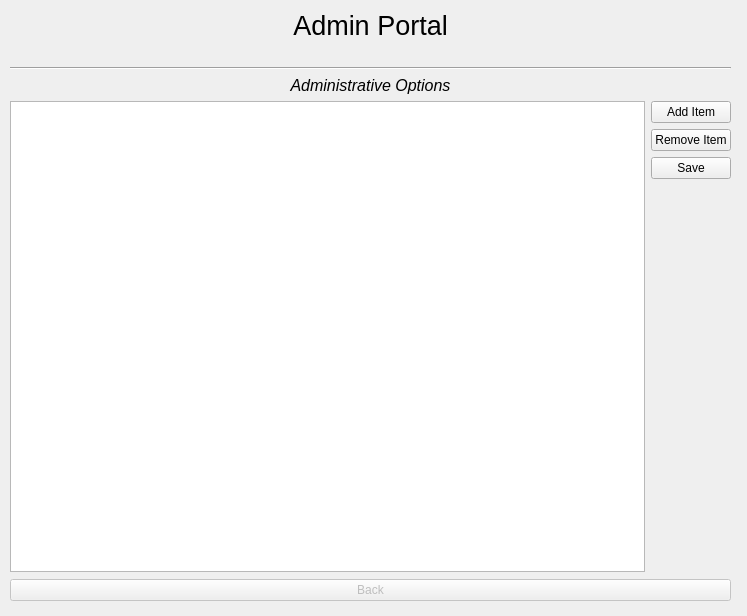
<?xml version="1.0" encoding="UTF-8"?>
<ui version="4.0">
 <class>adminView</class>
 <widget class="QMainWindow" name="adminView">
  <property name="geometry">
   <rect>
    <x>0</x>
    <y>0</y>
    <width>747</width>
    <height>616</height>
   </rect>
  </property>
  <property name="windowTitle">
   <string>MainWindow</string>
  </property>
  <widget class="QWidget" name="centralwidget">
   <widget class="QWidget" name="layoutWidget">
    <property name="geometry">
     <rect>
      <x>10</x>
      <y>10</y>
      <width>721</width>
      <height>591</height>
     </rect>
    </property>
    <layout class="QVBoxLayout" name="verticalLayout_2">
     <item>
      <layout class="QVBoxLayout" name="verticalLayout_4"/>
     </item>
     <item>
      <widget class="QLabel" name="welcomeLabel">
       <property name="font">
        <font>
         <pointsize>20</pointsize>
        </font>
       </property>
       <property name="text">
        <string>Admin Portal</string>
       </property>
       <property name="alignment">
        <set>Qt::AlignCenter</set>
       </property>
      </widget>
     </item>
     <item>
      <widget class="QLabel" name="usernameLabel">
       <property name="text">
        <string/>
       </property>
       <property name="alignment">
        <set>Qt::AlignCenter</set>
       </property>
      </widget>
     </item>
     <item>
      <widget class="Line" name="line_2">
       <property name="orientation">
        <enum>Qt::Horizontal</enum>
       </property>
      </widget>
     </item>
     <item>
      <widget class="QLabel" name="label">
       <property name="font">
        <font>
         <pointsize>12</pointsize>
         <italic>true</italic>
        </font>
       </property>
       <property name="text">
        <string>Administrative Options</string>
       </property>
       <property name="alignment">
        <set>Qt::AlignCenter</set>
       </property>
      </widget>
     </item>
     <item>
      <widget class="QStackedWidget" name="stackedWidget">
       <property name="currentIndex">
        <number>5</number>
       </property>
       <widget class="QWidget" name="mainPage">
        <property name="sizePolicy">
         <sizepolicy hsizetype="Maximum" vsizetype="Maximum">
          <horstretch>0</horstretch>
          <verstretch>0</verstretch>
         </sizepolicy>
        </property>
        <layout class="QVBoxLayout" name="verticalLayout_3">
         <item>
          <layout class="QHBoxLayout" name="horizontalLayout">
           <item>
            <layout class="QVBoxLayout" name="verticalLayout">
             <property name="spacing">
              <number>15</number>
             </property>
             <item>
              <widget class="QPushButton" name="editUsersButton">
               <property name="sizePolicy">
                <sizepolicy hsizetype="Expanding" vsizetype="Expanding">
                 <horstretch>0</horstretch>
                 <verstretch>0</verstretch>
                </sizepolicy>
               </property>
               <property name="text">
                <string>Edit Users Table</string>
               </property>
              </widget>
             </item>
             <item>
              <widget class="QPushButton" name="editFacultyButton">
               <property name="sizePolicy">
                <sizepolicy hsizetype="Expanding" vsizetype="Expanding">
                 <horstretch>0</horstretch>
                 <verstretch>0</verstretch>
                </sizepolicy>
               </property>
               <property name="text">
                <string>Edit Faculty Table</string>
               </property>
              </widget>
             </item>
             <item>
              <widget class="QPushButton" name="editStudentsButton">
               <property name="sizePolicy">
                <sizepolicy hsizetype="Expanding" vsizetype="Expanding">
                 <horstretch>0</horstretch>
                 <verstretch>0</verstretch>
                </sizepolicy>
               </property>
               <property name="text">
                <string>Edit Students Table</string>
               </property>
              </widget>
             </item>
             <item>
              <widget class="QPushButton" name="editRecordsButton">
               <property name="sizePolicy">
                <sizepolicy hsizetype="Expanding" vsizetype="Expanding">
                 <horstretch>0</horstretch>
                 <verstretch>0</verstretch>
                </sizepolicy>
               </property>
               <property name="text">
                <string>Edit Records Table</string>
               </property>
              </widget>
             </item>
             <item>
              <widget class="QPushButton" name="editClassesButton">
               <property name="sizePolicy">
                <sizepolicy hsizetype="Expanding" vsizetype="Expanding">
                 <horstretch>0</horstretch>
                 <verstretch>0</verstretch>
                </sizepolicy>
               </property>
               <property name="text">
                <string>Edit Classes Table</string>
               </property>
              </widget>
             </item>
             <item>
              <widget class="QPushButton" name="changePasswordButton">
               <property name="sizePolicy">
                <sizepolicy hsizetype="Expanding" vsizetype="Expanding">
                 <horstretch>0</horstretch>
                 <verstretch>0</verstretch>
                </sizepolicy>
               </property>
               <property name="text">
                <string>Change Password</string>
               </property>
              </widget>
             </item>
             <item>
              <widget class="QPushButton" name="logoutButton">
               <property name="sizePolicy">
                <sizepolicy hsizetype="Expanding" vsizetype="Expanding">
                 <horstretch>0</horstretch>
                 <verstretch>0</verstretch>
                </sizepolicy>
               </property>
               <property name="font">
                <font>
                 <weight>75</weight>
                 <bold>true</bold>
                </font>
               </property>
               <property name="text">
                <string>Logout</string>
               </property>
              </widget>
             </item>
            </layout>
           </item>
          </layout>
         </item>
        </layout>
       </widget>
       <widget class="QWidget" name="viewSchedule">
        <property name="sizePolicy">
         <sizepolicy hsizetype="Maximum" vsizetype="Maximum">
          <horstretch>0</horstretch>
          <verstretch>0</verstretch>
         </sizepolicy>
        </property>
        <layout class="QVBoxLayout" name="verticalLayout_7">
         <item>
          <layout class="QVBoxLayout" name="verticalLayout_6">
           <item>
            <spacer name="verticalSpacer_2">
             <property name="orientation">
              <enum>Qt::Vertical</enum>
             </property>
             <property name="sizeHint" stdset="0">
              <size>
               <width>20</width>
               <height>40</height>
              </size>
             </property>
            </spacer>
           </item>
           <item>
            <widget class="QLabel" name="scheduleLabel">
             <property name="font">
              <font>
               <pointsize>12</pointsize>
              </font>
             </property>
             <property name="midLineWidth">
              <number>4</number>
             </property>
             <property name="text">
              <string>Current Student Semester Schedule</string>
             </property>
             <property name="alignment">
              <set>Qt::AlignCenter</set>
             </property>
            </widget>
           </item>
           <item>
            <widget class="QTextEdit" name="semesterScheduleView">
             <property name="enabled">
              <bool>false</bool>
             </property>
             <property name="font">
              <font>
               <pointsize>12</pointsize>
              </font>
             </property>
            </widget>
           </item>
           <item>
            <spacer name="verticalSpacer">
             <property name="orientation">
              <enum>Qt::Vertical</enum>
             </property>
             <property name="sizeHint" stdset="0">
              <size>
               <width>20</width>
               <height>40</height>
              </size>
             </property>
            </spacer>
           </item>
           <item>
            <widget class="Line" name="line">
             <property name="orientation">
              <enum>Qt::Horizontal</enum>
             </property>
            </widget>
           </item>
          </layout>
         </item>
        </layout>
       </widget>
       <widget class="QWidget" name="manageSchedule">
        <layout class="QVBoxLayout" name="verticalLayout_10">
         <item>
          <layout class="QGridLayout" name="gridLayout_2">
           <item row="0" column="1">
            <widget class="QPushButton" name="addClassButton">
             <property name="text">
              <string>Add Class</string>
             </property>
            </widget>
           </item>
           <item row="1" column="1">
            <widget class="QPushButton" name="removeClassButton">
             <property name="text">
              <string>Remove Class</string>
             </property>
            </widget>
           </item>
           <item row="0" column="0" rowspan="3">
            <widget class="QTableView" name="manageClassesView"/>
           </item>
          </layout>
         </item>
        </layout>
       </widget>
       <widget class="QWidget" name="viewClasses">
        <layout class="QVBoxLayout" name="verticalLayout_8">
         <item>
          <layout class="QGridLayout" name="gridLayout">
           <item row="0" column="1">
            <widget class="QComboBox" name="classesSearchBox">
             <property name="sizePolicy">
              <sizepolicy hsizetype="Expanding" vsizetype="Preferred">
               <horstretch>0</horstretch>
               <verstretch>0</verstretch>
              </sizepolicy>
             </property>
             <property name="font">
              <font>
               <pointsize>10</pointsize>
              </font>
             </property>
            </widget>
           </item>
           <item row="0" column="3">
            <widget class="QPushButton" name="searchButton">
             <property name="font">
              <font>
               <pointsize>10</pointsize>
              </font>
             </property>
             <property name="text">
              <string>Submit</string>
             </property>
            </widget>
           </item>
           <item row="2" column="1">
            <spacer name="verticalSpacer_3">
             <property name="orientation">
              <enum>Qt::Vertical</enum>
             </property>
             <property name="sizeType">
              <enum>QSizePolicy::Minimum</enum>
             </property>
             <property name="sizeHint" stdset="0">
              <size>
               <width>20</width>
               <height>40</height>
              </size>
             </property>
            </spacer>
           </item>
           <item row="0" column="0">
            <widget class="QLabel" name="searchLabel">
             <property name="sizePolicy">
              <sizepolicy hsizetype="Expanding" vsizetype="Minimum">
               <horstretch>0</horstretch>
               <verstretch>0</verstretch>
              </sizepolicy>
             </property>
             <property name="font">
              <font>
               <pointsize>10</pointsize>
              </font>
             </property>
             <property name="text">
              <string>Search: </string>
             </property>
             <property name="alignment">
              <set>Qt::AlignCenter</set>
             </property>
            </widget>
           </item>
           <item row="3" column="0" colspan="4">
            <widget class="QTableView" name="classesView"/>
           </item>
           <item row="1" column="0" colspan="4">
            <widget class="Line" name="line_3">
             <property name="orientation">
              <enum>Qt::Horizontal</enum>
             </property>
            </widget>
           </item>
           <item row="0" column="2">
            <widget class="QLineEdit" name="searchClassesInput">
             <property name="sizePolicy">
              <sizepolicy hsizetype="Expanding" vsizetype="Minimum">
               <horstretch>0</horstretch>
               <verstretch>0</verstretch>
              </sizepolicy>
             </property>
             <property name="font">
              <font>
               <pointsize>10</pointsize>
              </font>
             </property>
            </widget>
           </item>
          </layout>
         </item>
        </layout>
       </widget>
       <widget class="QWidget" name="changePassword">
        <layout class="QVBoxLayout" name="verticalLayout_9">
         <item>
          <layout class="QFormLayout" name="formLayout">
           <item row="1" column="0">
            <widget class="QLabel" name="currentPasswordLabel">
             <property name="font">
              <font>
               <pointsize>12</pointsize>
              </font>
             </property>
             <property name="text">
              <string>Current Password: </string>
             </property>
            </widget>
           </item>
           <item row="2" column="0" colspan="2">
            <widget class="Line" name="line_4">
             <property name="orientation">
              <enum>Qt::Horizontal</enum>
             </property>
            </widget>
           </item>
           <item row="3" column="0">
            <widget class="QLabel" name="newPasswordLabel">
             <property name="font">
              <font>
               <pointsize>12</pointsize>
              </font>
             </property>
             <property name="text">
              <string>New Password: </string>
             </property>
            </widget>
           </item>
           <item row="1" column="1">
            <widget class="QLineEdit" name="currentPasswordField">
             <property name="inputMethodHints">
              <set>Qt::ImhHiddenText|Qt::ImhNoAutoUppercase|Qt::ImhNoPredictiveText|Qt::ImhSensitiveData</set>
             </property>
             <property name="echoMode">
              <enum>QLineEdit::Password</enum>
             </property>
            </widget>
           </item>
           <item row="3" column="1">
            <widget class="QLineEdit" name="newPasswordField">
             <property name="inputMethodHints">
              <set>Qt::ImhHiddenText|Qt::ImhNoAutoUppercase|Qt::ImhNoPredictiveText|Qt::ImhSensitiveData</set>
             </property>
             <property name="echoMode">
              <enum>QLineEdit::Password</enum>
             </property>
            </widget>
           </item>
           <item row="4" column="0">
            <widget class="QLabel" name="verifyNewPasswordLabel">
             <property name="font">
              <font>
               <pointsize>12</pointsize>
              </font>
             </property>
             <property name="text">
              <string>Verify New Password: </string>
             </property>
            </widget>
           </item>
           <item row="4" column="1">
            <widget class="QLineEdit" name="verifyNewPasswordField">
             <property name="inputMethodHints">
              <set>Qt::ImhHiddenText|Qt::ImhNoAutoUppercase|Qt::ImhNoPredictiveText|Qt::ImhSensitiveData</set>
             </property>
             <property name="echoMode">
              <enum>QLineEdit::Password</enum>
             </property>
            </widget>
           </item>
           <item row="5" column="1">
            <widget class="QPushButton" name="submitButton">
             <property name="font">
              <font>
               <pointsize>10</pointsize>
              </font>
             </property>
             <property name="text">
              <string>Submit</string>
             </property>
            </widget>
           </item>
           <item row="0" column="1">
            <spacer name="verticalSpacer_4">
             <property name="orientation">
              <enum>Qt::Vertical</enum>
             </property>
             <property name="sizeHint" stdset="0">
              <size>
               <width>0</width>
               <height>150</height>
              </size>
             </property>
            </spacer>
           </item>
           <item row="6" column="0" colspan="2">
            <widget class="QLabel" name="passwordChangeStatusLabel">
             <property name="font">
              <font>
               <pointsize>10</pointsize>
              </font>
             </property>
             <property name="text">
              <string/>
             </property>
            </widget>
           </item>
          </layout>
         </item>
        </layout>
       </widget>
       <widget class="QWidget" name="DBViewer">
        <widget class="QWidget" name="layoutWidget_2">
         <property name="geometry">
          <rect>
           <x>0</x>
           <y>0</y>
           <width>721</width>
           <height>471</height>
          </rect>
         </property>
         <layout class="QGridLayout" name="gridLayout_5">
          <item row="0" column="0" rowspan="5">
           <widget class="QTableView" name="DBView"/>
          </item>
          <item row="1" column="1">
           <widget class="QPushButton" name="removeItemButton">
            <property name="text">
             <string>Remove Item</string>
            </property>
           </widget>
          </item>
          <item row="0" column="1">
           <widget class="QPushButton" name="addItemButton">
            <property name="text">
             <string>Add Item</string>
            </property>
           </widget>
          </item>
          <item row="2" column="1">
           <widget class="QPushButton" name="saveButton">
            <property name="text">
             <string>Save</string>
            </property>
           </widget>
          </item>
         </layout>
        </widget>
       </widget>
      </widget>
     </item>
     <item>
      <widget class="QPushButton" name="backButton">
       <property name="enabled">
        <bool>false</bool>
       </property>
       <property name="text">
        <string>Back</string>
       </property>
      </widget>
     </item>
    </layout>
   </widget>
  </widget>
  <action name="actionStudent_VIew">
   <property name="text">
    <string>Student VIew</string>
   </property>
  </action>
  <action name="actionFaculty_VIew">
   <property name="text">
    <string>Faculty VIew</string>
   </property>
  </action>
  <action name="actionLogout">
   <property name="text">
    <string>Logout</string>
   </property>
  </action>
 </widget>
 <resources/>
 <connections/>
</ui>
